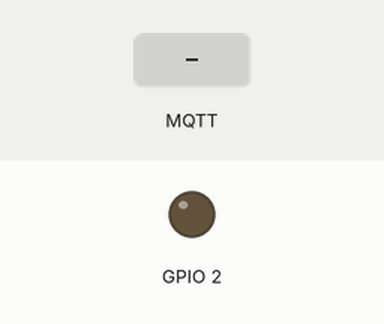
Bench run of a sketch on a simulated ESP8266 (NodeMCU). Parts: output pins drawn as LEDs (lit = HIGH). The inputs (shaded band) are chosen by the test bench. WiFi joins after 1.5 s; servers stay silent unless stated; the local clock reads 2024-03-15 10:24:30 at power-on unless the sketch sets it; storage starts empty; no MQTT or app messages arrive unless stated; what the sketch prints to the serial monitor is not drawn.

Above: at 3.8 s.
3.9 s: MQTT message "1" arrives on the first subscribed topic
At 6.2 s:
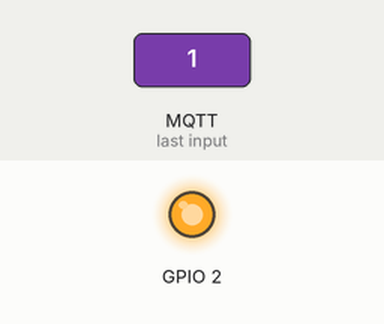
6.6 s: MQTT message "on" arrives on the first subscribed topic
At 7.5 s:
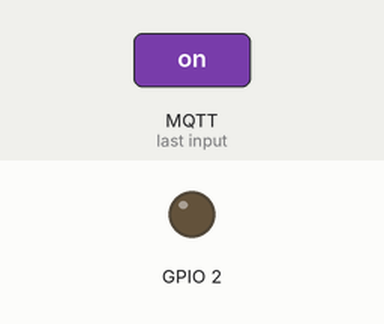
8.6 s: MQTT message "off" arrives on the first subscribed topic
At 9.5 s:
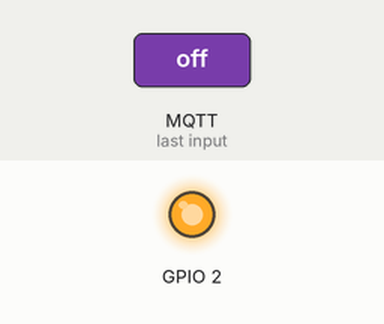
Timing chart, 0 to 11.6 s (numbered marks = the images above; inputs shaded):
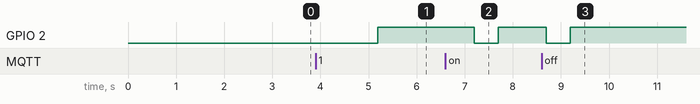

The sketch:

nodemqtt.ino
```cpp
//Code from https://www.hivemq.com/mqtt-cloud-broker/ Esp8266 integrations
//run the python script for TLS certificates refer to hivemq for detailed tutorial and integrations


#include <ESP8266WiFi.h>
#include <PubSubClient.h>
#include <time.h>
#include <TZ.h>
#include <FS.h>
#include <LittleFS.h>
#include <CertStoreBearSSL.h>

// Update these with values suitable for your network.
const char *ssid = "";//ssid
const char *password = "";//ssid_password
const char *mqtt_server = "";//mqtt_server_id

// A single, global CertStore which can be used by all connections.
// Needs to stay live the entire time any of the WiFiClientBearSSLs
// are present.
BearSSL::CertStore certStore;

WiFiClientSecure espClient;
PubSubClient *client;
unsigned long lastMsg = 0;
#define MSG_BUFFER_SIZE (500)
char msg[MSG_BUFFER_SIZE];
int value = 0;

void setup_wifi()
{
  delay(10);
  // We start by connecting to a WiFi network
  Serial.println();
  Serial.print("Connecting to ");
  Serial.println(ssid);

  WiFi.mode(WIFI_STA);
  WiFi.begin(ssid, password);

  while (WiFi.status() != WL_CONNECTED)
  {
    delay(500);
    Serial.print(".");
  }

  randomSeed(micros());

  Serial.println("");
  Serial.println("WiFi connected");
  Serial.println("IP address: ");
  Serial.println(WiFi.localIP());
}

void setDateTime()
{
  // You can use your own timezone, but the exact time is not used at all.
  // Only the date is needed for validating the certificates.
  configTime(TZ_Europe_Berlin, "pool.ntp.org", "time.nist.gov");

  Serial.print("Waiting for NTP time sync: ");
  time_t now = time(nullptr);
  while (now < 8 * 3600 * 2)
  {
    delay(100);
    Serial.print(".");
    now = time(nullptr);
  }
  Serial.println();

  struct tm timeinfo;
  gmtime_r(&now, &timeinfo);
  Serial.printf("%s %s", tzname[0], asctime(&timeinfo));
}

void callback(char *topic, byte *payload, unsigned int length)
{
  Serial.print("Message arrived [");
  Serial.print(topic);
  Serial.print("] ");
  for (int i = 0; i < length; i++)
  {
    Serial.print((char)payload[i]);
  }
  Serial.println();

  // Switch on the LED if the first character is present
  if ((char)payload[0] != NULL)
  {
    digitalWrite(LED_BUILTIN, LOW); // Turn the LED on (Note that LOW is the voltage level
    // but actually the LED is on; this is because
    // it is active low on the ESP-01)
    delay(500);
    digitalWrite(LED_BUILTIN, HIGH); // Turn the LED off by making the voltage HIGH
  }
  else
  {
    digitalWrite(LED_BUILTIN, HIGH); // Turn the LED off by making the voltage HIGH
  }
}

void reconnect()
{
  // Loop until we’re reconnected
  while (!client->connected())
  {
    Serial.print("Attempting MQTT connection…");
    String clientId = "ESP8266Client - MyClient";
    // Attempt to connect
    // Insert your password
    if (client->connect(clientId.c_str(), "", "")) //client id and password from hivemq
    {
      Serial.println("connected");
      // Once connected, publish an announcement…
      client->publish("testTopic", "hello world");
      // … and resubscribe
      client->subscribe("testTopic");
    }
    else
    {
      Serial.print("failed, rc = ");
      Serial.print(client->state());
      Serial.println(" try again in 5 seconds");
      // Wait 5 seconds before retrying
      delay(5000);
    }
  }
}

void setup()
{
  delay(500);
  // When opening the Serial Monitor, select 9600 Baud
  Serial.begin(9600);
  delay(500);

  LittleFS.begin();
  setup_wifi();
  setDateTime();

  pinMode(LED_BUILTIN, OUTPUT); // Initialize the LED_BUILTIN pin as an output

  // you can use the insecure mode, when you want to avoid the certificates
  // espclient->setInsecure();

  int numCerts = certStore.initCertStore(LittleFS, PSTR("/certs.idx"), PSTR("/certs.ar"));
  Serial.printf("Number of CA certs read: %d\n", numCerts);
  if (numCerts == 0)
  {
    Serial.printf("No certs found. Did you run certs-from-mozilla.py and upload the LittleFS directory before running?\n");
    return; // Can't connect to anything w/o certs!
  }

  BearSSL::WiFiClientSecure *bear = new BearSSL::WiFiClientSecure();
  // Integrate the cert store with this connection
  bear->setCertStore(&certStore);

  client = new PubSubClient(*bear);

  client->setServer(mqtt_server, 8883);
  client->setCallback(callback);
}

void loop()
{
  if (!client->connected())
  {
    reconnect();
  }
  client->loop();

  unsigned long now = millis();

  String data = Serial.readStringUntil('\n');

    sprintf(msg, "%s", data.c_str());
    if(*msg != '\n'){
    Serial.println(msg);

    client->publish("mytopic", msg);
  }
}
```

Measured:
- after the input at 3.9 s, GPIO 2: LOW → HIGH after 1.3 s
- after the input at 6.6 s, GPIO 2: HIGH → LOW after 0.59 s, → HIGH 0.50 s later
- after the input at 8.6 s, GPIO 2: HIGH → LOW after 0.10 s, → HIGH 0.50 s later
